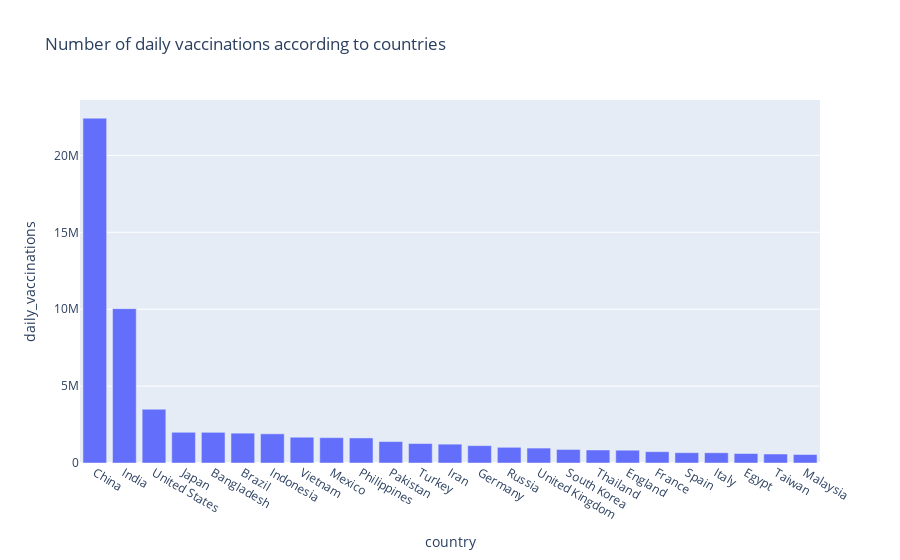

The cell this chart's notebook holds for it:
### Code cell
data = new_df[['country','daily_vaccinations']].nlargest(25,'daily_vaccinations')
fig = px.bar(data, x = 'country',y = 'daily_vaccinations',title="Number of daily vaccinations according to countries",)
fig.show()

### Figure 1 — Plotly figure (JSON) as saved in the notebook; plotly's stock layout.template omitted (floating-point values rounded to 4 significant figures)
{"data": [{"alignmentgroup": "True", "hovertemplate": "country=%{x}<br>daily_vaccinations=%{y}<extra></extra>", "legendgroup": "", "marker": {"color": "#636efa"}, "name": "", "offsetgroup": "", "orientation": "v", "showlegend": false, "textposition": "auto", "type": "bar", "x": ["China", "India", "United States", "Japan", "Bangladesh", "Brazil", "Indonesia", "Vietnam", "Mexico", "Philippines", "Pakistan", "Turkey", "Iran", "Germany", "Russia", "United Kingdom", "South Korea", "Thailand", "England", "France", "Spain", "Italy", "Egypt", "Taiwan", "Malaysia"], "xaxis": "x", "y": [22424286, 10037995, 3496475, 1997542, 1994776, 1941268, 1897011, 1675471, 1648223, 1629125, 1394785, 1264431, 1225502, 1129091, 1020075, 970350, 880169, 846179, 831591, 735687, 670109, 664779, 615408, 585216, 550131], "yaxis": "y"}], "layout": {"barmode": "relative", "legend": {"tracegroupgap": 0}, "title": {"text": "Number of daily vaccinations according to countries"}, "xaxis": {"anchor": "y", "domain": [0, 1], "title": {"text": "country"}}, "yaxis": {"anchor": "x", "domain": [0, 1], "title": {"text": "daily_vaccinations"}}}}
